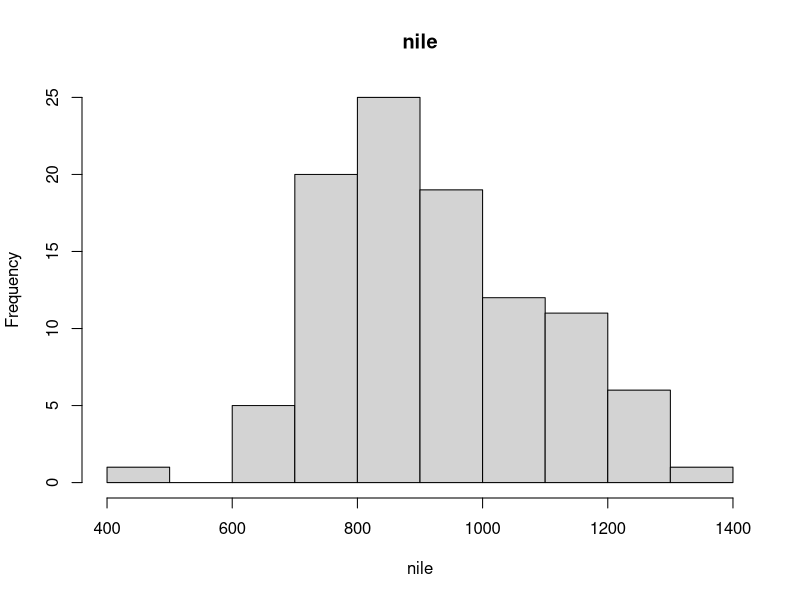

Write the R code that produced this figure. (Note: this script raises an error after producing the figure.)
library(MASS)
Nile
hist(Nile,main="nile",xlab="nile",ylab="Frequency",breaks=10)
survey
summary(MASS$survey)
summary(survey)
k<-table(survey$Smoke)
k
lab<-c("Heavy","Never","Occasionaly","Regularly")
pct<-round(k/sum(k)*100)
lab<-paste(lab,pct)
lab<-paste(lab,"%",sep="")
pie(k,init.angle = 90,label=lab,col=rainbow(length(k)))
